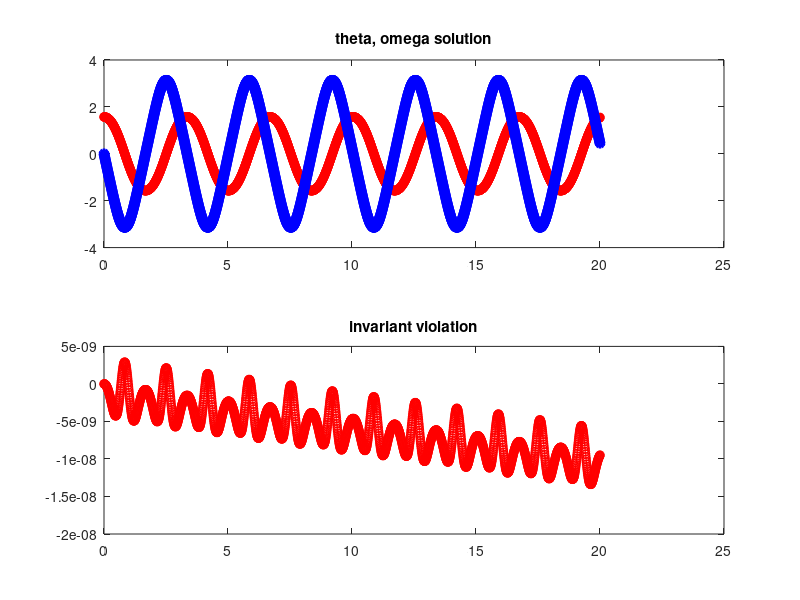

Write MATLAB code to recreate this figure.
%
% Solve the pendulum ODE
%
% theta' = omega
% omega' = -g/ell * sin(theta)
%
% using RK4 scheme
%
%
T_max = 20;
g     = 9.81;
ell   = 2;
%
% mesh point
%
%
% set initial data
%
t     = [0];
theta = [pi/2];
omega = [0];
%
% Advance
%
ODE = @(X) [X(2); -g/ell * sin(X(1))];
dt = 0.01;
while t(end) < T_max
  X0 = [theta(end);omega(end)];
  K1 = dt*ODE(X0);
  K2 = dt*ODE(X0+K1/2);
  K3 = dt*ODE(X0+K2/2);
  K4 = dt*ODE(X0+K3);
  X1 = X0+(1/6)*(K1+K4)+(1/3)*(K2+K3);
  % append solution
  t(end+1)     = t(end) + dt;
  theta(end+1) = X1(1);
  omega(end+1) = X1(2);
end
%
% plot
%
close all;
subplot(2,1,1);
% plot a red circle with the exact solution
hold off
plot( t, theta, 'o-', 'LineWidth', 1, 'Color', 'red' );
hold on
plot( t, omega, 'o-', 'LineWidth', 2, 'Color', 'blue' );
title('theta, omega solution');

subplot(2,1,2);
% plot a red circle with the exact solution
E = (1/2)*omega.^2-(g/ell)*cos(theta);
plot( t, E, 'o-', 'LineWidth', 1, 'Color', 'red' );
title('invariant violation');
